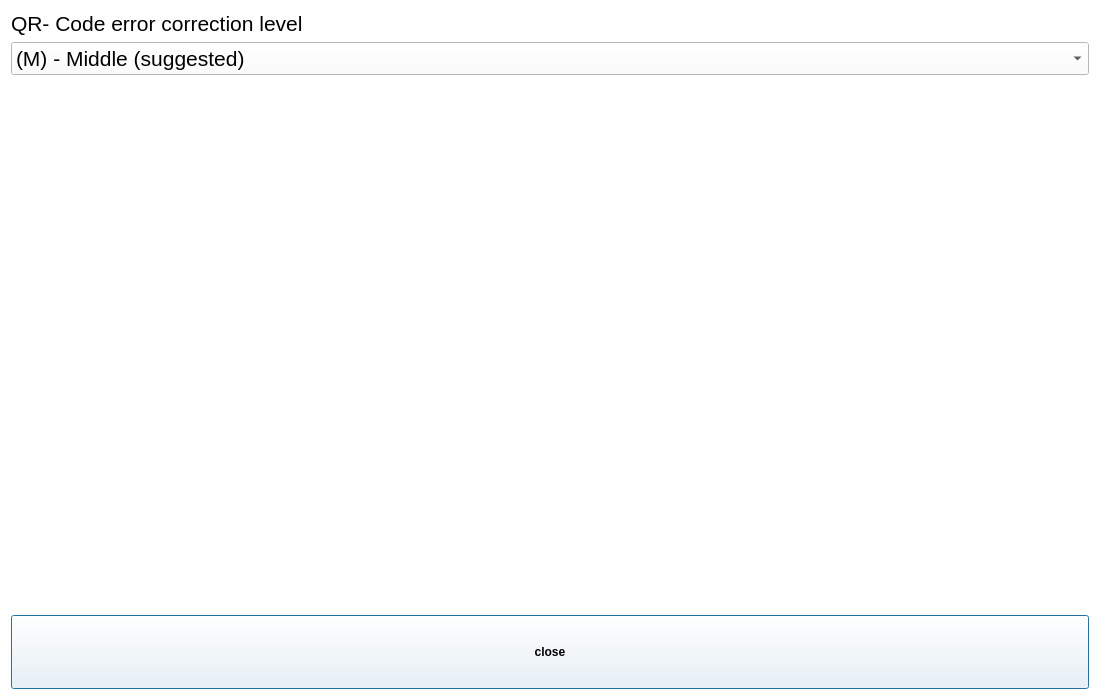
<?xml version="1.0" encoding="UTF-8"?>
<ui version="4.0">
 <class>QRDialog</class>
 <widget class="QDialog" name="QRDialog">
  <property name="geometry">
   <rect>
    <x>0</x>
    <y>0</y>
    <width>1100</width>
    <height>700</height>
   </rect>
  </property>
  <property name="sizePolicy">
   <sizepolicy hsizetype="Expanding" vsizetype="Expanding">
    <horstretch>0</horstretch>
    <verstretch>0</verstretch>
   </sizepolicy>
  </property>
  <property name="windowTitle">
   <string>Dialog</string>
  </property>
  <property name="styleSheet">
   <string notr="true">background-color:white;</string>
  </property>
  <layout class="QGridLayout" name="gridLayout">
   <item row="3" column="1">
    <widget class="QLabel" name="imageFrame">
     <property name="sizePolicy">
      <sizepolicy hsizetype="Expanding" vsizetype="Expanding">
       <horstretch>0</horstretch>
       <verstretch>0</verstretch>
      </sizepolicy>
     </property>
     <property name="minimumSize">
      <size>
       <width>381</width>
       <height>381</height>
      </size>
     </property>
     <property name="styleSheet">
      <string notr="true">QLabel { background-color : white}</string>
     </property>
     <property name="text">
      <string/>
     </property>
    </widget>
   </item>
   <item row="2" column="0">
    <spacer name="verticalSpacer_2">
     <property name="orientation">
      <enum>Qt::Vertical</enum>
     </property>
     <property name="sizeHint" stdset="0">
      <size>
       <width>20</width>
       <height>40</height>
      </size>
     </property>
    </spacer>
   </item>
   <item row="4" column="1">
    <spacer name="verticalSpacer">
     <property name="orientation">
      <enum>Qt::Vertical</enum>
     </property>
     <property name="sizeHint" stdset="0">
      <size>
       <width>20</width>
       <height>40</height>
      </size>
     </property>
    </spacer>
   </item>
   <item row="3" column="0">
    <spacer name="horizontalSpacer">
     <property name="orientation">
      <enum>Qt::Horizontal</enum>
     </property>
     <property name="sizeHint" stdset="0">
      <size>
       <width>40</width>
       <height>20</height>
      </size>
     </property>
    </spacer>
   </item>
   <item row="3" column="2">
    <spacer name="horizontalSpacer_2">
     <property name="orientation">
      <enum>Qt::Horizontal</enum>
     </property>
     <property name="sizeHint" stdset="0">
      <size>
       <width>40</width>
       <height>20</height>
      </size>
     </property>
    </spacer>
   </item>
   <item row="5" column="0" colspan="3">
    <widget class="QPushButton" name="closeButton">
     <property name="sizePolicy">
      <sizepolicy hsizetype="Expanding" vsizetype="Expanding">
       <horstretch>0</horstretch>
       <verstretch>0</verstretch>
      </sizepolicy>
     </property>
     <property name="minimumSize">
      <size>
       <width>0</width>
       <height>50</height>
      </size>
     </property>
     <property name="maximumSize">
      <size>
       <width>16777215</width>
       <height>16777215</height>
      </size>
     </property>
     <property name="styleSheet">
      <string notr="true">QPushButton{color:black;font:bold}</string>
     </property>
     <property name="text">
      <string>close</string>
     </property>
    </widget>
   </item>
   <item row="1" column="0" colspan="3">
    <widget class="QComboBox" name="qrEcLevelDropdown">
     <property name="font">
      <font>
       <pointsize>16</pointsize>
      </font>
     </property>
     <property name="currentIndex">
      <number>1</number>
     </property>
     <item>
      <property name="text">
       <string>(L) - Low</string>
      </property>
     </item>
     <item>
      <property name="text">
       <string>(M) - Middle (suggested)</string>
      </property>
     </item>
     <item>
      <property name="text">
       <string>(Q) - Quartile</string>
      </property>
     </item>
     <item>
      <property name="text">
       <string>(H) - High</string>
      </property>
     </item>
    </widget>
   </item>
   <item row="0" column="0" colspan="3">
    <widget class="QLabel" name="qrEcLevelLabel">
     <property name="font">
      <font>
       <pointsize>16</pointsize>
      </font>
     </property>
     <property name="text">
      <string>QR- Code error correction level</string>
     </property>
    </widget>
   </item>
  </layout>
 </widget>
 <resources/>
 <connections/>
</ui>
